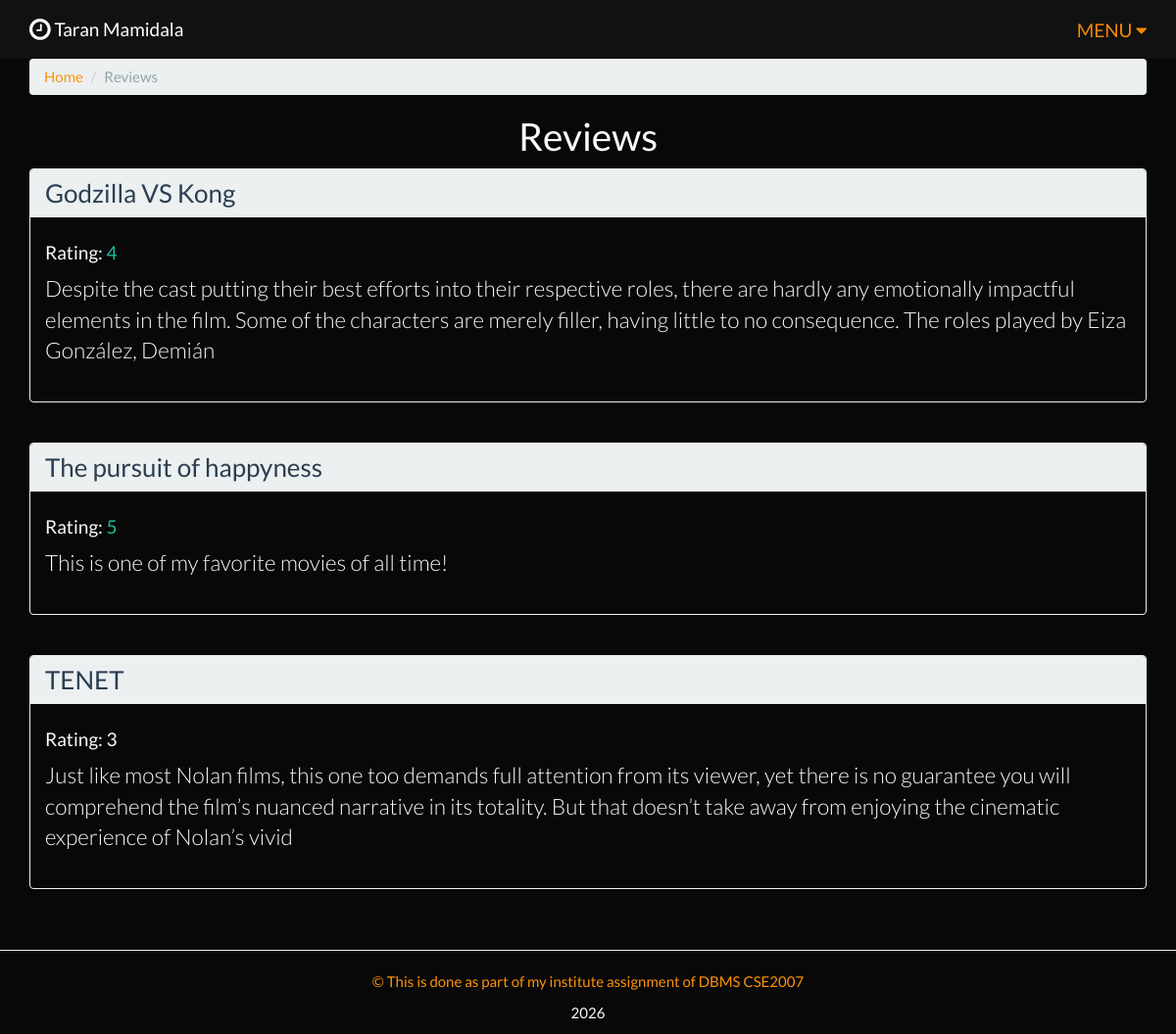
Screenshot of /reviews.php with the database file from the repository.
### tables this page shows
CREATE TABLE `movies` (
  `movie_id` int(11) unsigned NOT NULL AUTO_INCREMENT,
  `movie_name` varchar(255) NOT NULL DEFAULT '',
  `movie_year` int(4) NOT NULL,
  `movie_rating` varchar(10) NOT NULL DEFAULT '',
  `movie_overview` varchar(255) DEFAULT NULL,
  `movie_img` varchar(200) NOT NULL,
  PRIMARY KEY (`movie_id`)
);

CREATE TABLE `reviews` (
  `review_id` int(11) unsigned NOT NULL AUTO_INCREMENT,
  `review_movie_id` int(11) unsigned NOT NULL,
  `review_rating` int(11) NOT NULL,
  `review_description` varchar(255) NOT NULL DEFAULT '',
  PRIMARY KEY (`review_id`),
  KEY `movies_foreign_key` (`review_movie_id`),
  CONSTRAINT `movies_foreign_key` FOREIGN KEY (`review_movie_id`) REFERENCES `movies` (`movie_id`) ON DELETE CASCADE ON UPDATE CASCADE
);

### reviews.php (the view, shortened to what this page needs)
<?php
require_once ('includes/header.php');
require_once ('includes/database.php');
$query_str = "SELECT * FROM movies";
$result = $conn->query($query_str);
?>
	<div class="container wrapper">
		<ul class="breadcrumb">
			<li><a href="index.php">Home</a></li>
			<li class="active">Reviews</li>
		</ul>
		<h1 class="text-center">Reviews</h1>
		<?php
		while ($movie_row = $result->fetch_assoc()):
			$movie_id = $movie_row['movie_id'];
			$review_str = "SELECT * FROM reviews WHERE review_movie_id='$movie_id'";
			$review_result = $conn->query($review_str);
			$review_row = $review_result->fetch_assoc();
			if ($review_row) { ?>
				<div class="row movie-list">
					<div class="col-xs-12">
						<div class="panel panel-default">
							<div class="panel-heading">
								<h3 class="panel-title">
									<a href="moviedetails.php?id=<?= $movie_row['movie_id'] ?>"><?= $movie_row['movie_name'] ?></a>
								</h3>
							</div>
							<div class="panel-body">
								<?php
								$review_result = $conn->query($review_str);
								while ($review_row = $review_result->fetch_assoc()) :
									?>
									<h4>Rating: <span class="<?php
										if ($review_row['review_rating'] >= 4 ){
											echo 'text-success';
										} elseif ( $review_row['review_rating'] < 2 ) {
											echo 'text-danger';
										}
										?>"> <?=$review_row['review_rating'] ?></span></h4>
									<p class="lead"><?= $review_row['review_description'] ?></p>
								<?php endwhile ?>
							</div>
						</div>
					</div>
				</div>
			<?php }  endwhile ?>
	</div>
<?php
include ('includes/footer.php');
?>

### includes/header.php (shortened to what this page needs)
<!DOCTYPE html>
<html>
<head>
	<link rel="stylesheet" href="//maxcdn.bootstrapcdn.com/bootstrap/3.3.1/css/bootstrap.min.css">
	<link rel="stylesheet" href="beautify/css/main.css"/>
</head>
<body>
<nav class="navbar navbar-inverse navbar-fixed-top" role="navigation">
	<div class="container">
		<div class="navbar-header">
			<a href="about.php" class=" navbar-brand"><i class="fa fa-clock-o fa-lg"></i> Taran Mamidala</a>
		</div>
		<div class="navbar-right">
			<div id="navbar" class="navbar-collapse collapse">
					<ul class="nav navbar-nav">
						<li class="dropdown">
							<a href="" class="dropdown-toggle navbar-brand" data-toggle="dropdown" role="button" aria-expanded="false"> MENU <i class="fa fa-caret-down"></i></a>
					</ul>
			</div>
		</div>
	</div>
</nav>

### includes/footer.php
<hr>
<footer>
	<p class="text-center"><a href="index.php">&copy; This is done as part of my institute assignment of DBMS CSE2007 </a></p>
	<P class="text-center"><?php echo date("Y"); ?></p>
</footer>
</body>
</html>

### rows the page displays
movies: movie_name "Godzilla VS Kong"
reviews: review_rating "4", review_description "Despite the cast putting their best efforts into their respective roles, there are hardly any emotionally impactful elements in the film. Some of the characters are merely filler, having little to no consequence. The roles played by Eiza González, Demián"
movies: movie_name "The pursuit of happyness"
reviews: review_rating "5", review_description "This is one of my favorite movies of all time!"
movies: movie_name "TENET"
reviews: review_rating "3", review_description "Just like most Nolan films, this one too demands full attention from its viewer, yet there is no guarantee you will comprehend the film’s nuanced narrative in its totality. But that doesn’t take away from enjoying the cinematic experience of Nolan’s vivid"
